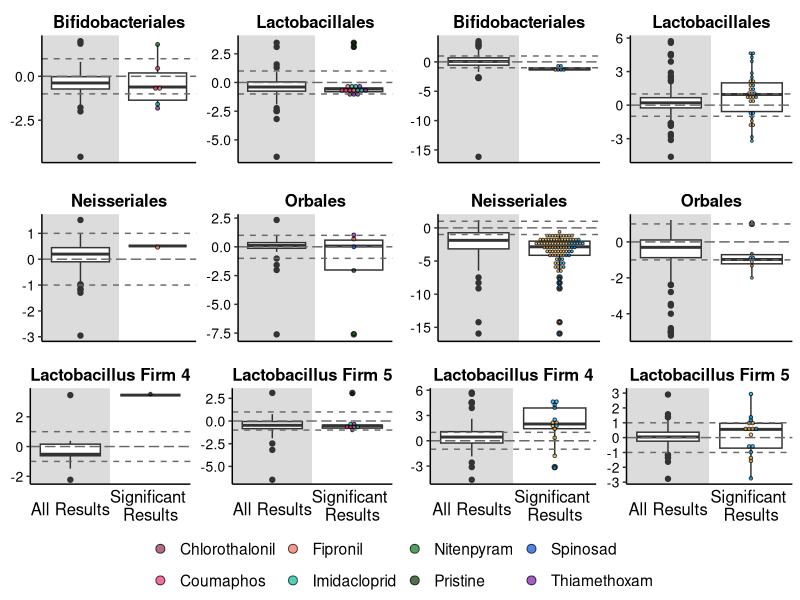
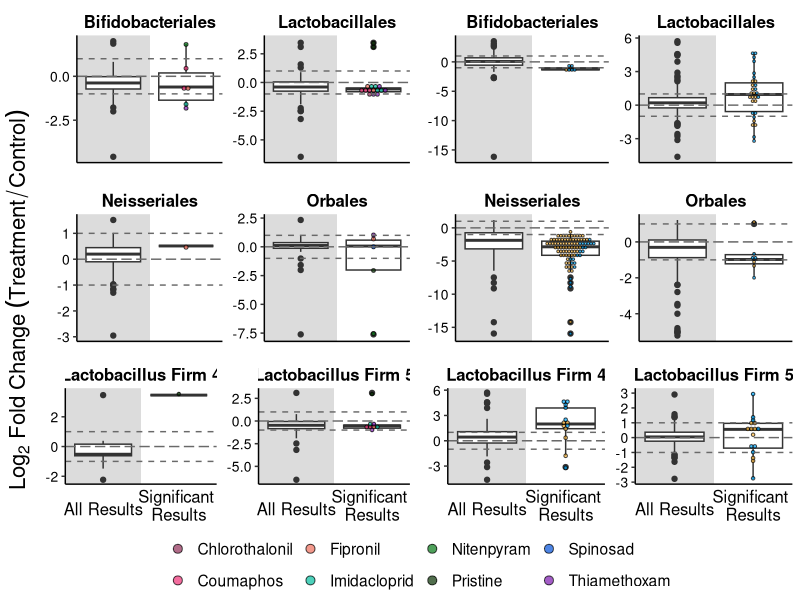
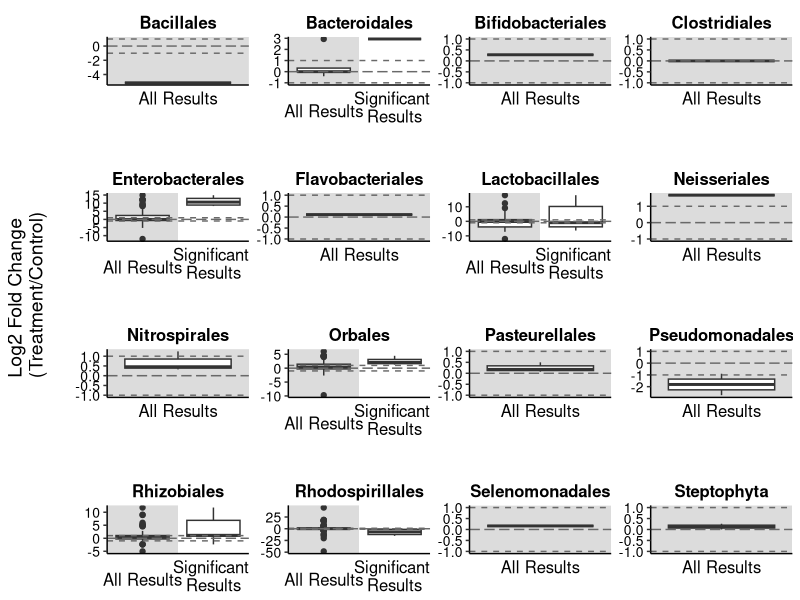

Write R code to recreate these figures, in order.
## ---- chunk 1
library(tidyverse)
library(ggpubr)
## ---- chunk 2
effectsize_final <- read.csv("data/effectsizes.csv", stringsAsFactors = TRUE, na.strings=c(""))

effectsize_final$All.Logs<-as.numeric(as.character(effectsize_final$All.Logs))

str(effectsize_final)
## ---- chunk 3
effectsize_final_ng <- 
  effectsize_final %>% 
  dplyr::filter(!(Pesticide == "Glyphosate" | Pesticide == "Roundup")) %>% 
  dplyr::filter(Core == "Y") %>% 
  dplyr::filter(!is.na(All.Logs)) %>%  #get rid of NAs
      dplyr::filter(All.Logs>-50 & All.Logs<50) ##get rid of extreme outliers
## ---- chunk 4
effectsize_orders_sig_ng <-
  effectsize_final_ng %>% 
  dplyr::filter(Sig == "Yes") %>% 
  dplyr::filter(Order == "Lactobacillales" | Order == "Orbales" | Order == "Bifidobacteriales" | Order == "Neisseriales") 
## ---- chunk 5
fig_effectsizeorders_ng <- effectsize_final_ng %>% 
      dplyr::filter(Order == "Lactobacillales" | Order == "Orbales" | Order == "Bifidobacteriales" | Order == "Neisseriales") %>% 
  ggplot(aes(x=Sig, y = All.Logs)) +
  geom_rect(xmin = 0, xmax = 1.5, ymin = -Inf, ymax = Inf, fill = "#DCDCDC")+
  geom_boxplot(position=position_dodge(width = 2)) +
  geom_dotplot(data = effectsize_orders_sig_ng, stackgroups = TRUE, method = "histodot",
               binaxis = 'y', stackdir = 'center', dotsize = 1, 
               position = position_dodge(width = 0), 
               aes(fill= Pesticide),  alpha=0.7)+
  scale_fill_manual(name = "Pesticide",values=c("Chlorothalonil" = "#8F2D56",    
                                                "Coumaphos" = "#EE2F75",
                                                "Fipronil" = "#ED6D5A",
                                                "Glyphosate" = "#FFBC42",
                                                "Imidacloprid" = "#00BD9D",
                                                "Nitenpyram" = "#047815",
                                                "Pristine" = "#063000",
                                                "Roundup" = "#00A9FE",
                                                "Spinosad" = "#0050D9",
                                                "Thiamethoxam" = "#7C18AF"))+
   geom_hline(aes(yintercept = 0), colour = "#696969", linetype = "longdash")+
  geom_hline(aes(yintercept = 1), colour = "#696969", linetype = "dashed")+
  geom_hline(aes(yintercept = -1), colour = "#696969", linetype = "dashed")+
  theme_classic() +
  theme(
    axis.title.x=element_blank(),
    axis.text.x=element_blank(),
    axis.ticks.x=element_blank(),
    legend.title = element_blank(),
    strip.placement = "outside", 
    strip.text.x = element_text( #text in facet labels
      size = 12, color = "black", face = "bold"),
    strip.background = element_rect(#background of facet labels
      color="white", fill="#ffffff", size=1.5),
    panel.spacing.y = unit(1, "lines"),
    legend.position = "right",
    axis.title.y = element_blank())+
  theme(text = element_text(size = 14), axis.text.y = element_text(color="black", size = 10))+
  scale_y_continuous(name ="Log2-Fold Change \n(Treatment/Control)")+
  scale_x_discrete(expand = c(0.5, 0))+
  facet_wrap(~ Order, scales = 'free', ncol = 2, strip.position = "top")
## ---- chunk 6
effectsize_lacto_sig_ng <- 
  effectsize_final_ng %>% 
  dplyr::filter(Sig == "Yes") %>% 
  dplyr::filter(Species == "Lactobacillus Firm 4" | Species == "Lactobacillus Firm 5") 

fig_effectsizelactos_ng <- 
  effectsize_final_ng %>% 
  dplyr::filter(Species == "Lactobacillus Firm 4" | Species == "Lactobacillus Firm 5") %>%
  ggplot(aes(x=Sig, y = All.Logs)) +
  geom_rect(xmin = 0, xmax = 1.5, ymin = -Inf, ymax = Inf, fill = "#DCDCDC")+
  geom_boxplot(position=position_dodge(width = 2)) + 
  geom_dotplot(data = effectsize_lacto_sig_ng, stackgroups = TRUE, method = "histodot",
               binaxis = 'y', stackdir = 'center', dotsize = 1.2, 
               position = position_dodge(width = 0), 
               aes(fill= Pesticide),  alpha=0.7)+
  scale_fill_manual(name = "Pesticide",values=c("Chlorothalonil" = "#8F2D56",    
                                                "Coumaphos" = "#EE2F75",
                                                "Fipronil" = "#ED6D5A",
                                                "Glyphosate" = "#FFBC42",
                                                "Imidacloprid" = "#00BD9D",
                                                "Nitenpyram" = "#047815",
                                                "Pristine" = "#063000",
                                                "Roundup" = "#00A9FE",
                                                "Spinosad" = "#0050D9",
                                                "Thiamethoxam" = "#7C18AF"))+
   geom_hline(aes(yintercept = 0), colour = "#696969", linetype = "longdash")+
  geom_hline(aes(yintercept = 1), colour = "#696969", linetype = "dashed")+
  geom_hline(aes(yintercept = -1), colour = "#696969", linetype = "dashed")+
  theme_classic() +
  theme(axis.title.x=element_blank(),
        axis.text.x=element_blank(),
        axis.ticks.x=element_blank(),
        legend.title = element_blank(),
        strip.placement = "outside", 
        strip.text.x = element_text( #text in facet labels
          size = 12, color = "black", face = "bold"),
        strip.background = element_rect(#background of facet labels
          color="white", fill="#ffffff", size=1.5),
        panel.spacing.y = unit(1, "lines"),
        legend.position = "right",
        axis.title.y = element_blank())+
  theme(text = element_text(size = 14), axis.text.x = element_text(vjust=0.3, size = 12, color="black"), axis.text.y = element_text(color="black", size = 10))+
  scale_y_continuous(name ="Log2-Fold Change \n(Treatment/Control)")+
  scale_x_discrete(labels=c("All" = "All Results", "Yes" = "Significant \nResults"), expand = c(0.5, 0))+
  facet_wrap(~ Species, scales = 'free', ncol = 2, strip.position = "top")
## ---- chunk 7
effectsize_final_g <- 
  effectsize_final %>% 
  dplyr::filter(Pesticide == "Glyphosate" | Pesticide == "Roundup") %>% 
  dplyr::filter(Core == "Y") %>% 
  dplyr::filter(!is.na(All.Logs)) %>%  #get rid of NAs
      dplyr::filter(All.Logs>-50 & All.Logs<50) ##get rid of extreme outliers
## ---- chunk 8
effectsize_orders_sig_g <-
  effectsize_final_g %>% 
  dplyr::filter(Sig == "Yes") %>% 
  dplyr::filter(Order == "Lactobacillales" | Order == "Orbales" | Order == "Bifidobacteriales" | Order == "Neisseriales")
## ---- chunk 9
fig_effectsizeorders_g <- 
  effectsize_final_g %>% 
    dplyr::filter(Order == "Lactobacillales" | Order == "Orbales" | Order == "Bifidobacteriales" | Order == "Neisseriales") %>% 
  ggplot(aes(x=Sig, y = All.Logs)) +
  geom_rect(xmin = 0, xmax = 1.5, ymin = -Inf, ymax = Inf, fill = "#DCDCDC")+
  geom_boxplot(position=position_dodge(width = 2)) +
  geom_dotplot(data = effectsize_orders_sig_g, stackgroups = TRUE, method = "histodot",
               binaxis = 'y', stackdir = 'center', dotsize = 0.7, 
               position = position_dodge(width = 0), 
               aes(fill= Pesticide),  alpha=0.7)+
   scale_fill_manual(name = "Pesticide",values=c("Chlorothalonil" = "#8F2D56",    
                                                "Coumaphos" = "#EE2F75",
                                                "Fipronil" = "#ED6D5A",
                                                "Glyphosate" = "#FFBC42",
                                                "Imidacloprid" = "#00BD9D",
                                                "Nitenpyram" = "#047815",
                                                "Pristine" = "#063000",
                                                "Roundup" = "#00A9FE",
                                                "Spinosad" = "#0050D9",
                                                "Thiamethoxam" = "#7C18AF"))+
   geom_hline(aes(yintercept = 0), colour = "#696969", linetype = "longdash")+
  geom_hline(aes(yintercept = 1), colour = "#696969", linetype = "dashed")+
  geom_hline(aes(yintercept = -1), colour = "#696969", linetype = "dashed")+
  theme_classic() +
   theme(
    axis.title.x=element_blank(),
    axis.text.x=element_blank(),
    axis.ticks.x=element_blank(),
    legend.title = element_blank(),
    strip.placement = "outside", 
    strip.text.x = element_text( #text in facet labels
      size = 12, color = "black", face = "bold"),
    strip.background = element_rect(#background of facet labels
      color="white", fill="#ffffff", size=1.5),
    panel.spacing.y = unit(1, "lines"),
    legend.position = "right",
    axis.title.y = element_blank())+
  theme(text = element_text(size = 14), axis.text.y = element_text(color="black", size = 10))+
  scale_y_continuous(name ="Log2-Fold Change \n(Treatment/Control)")+
  scale_x_discrete(expand = c(0.5, 0))+
  facet_wrap(~ Order, scales = 'free', ncol = 2, strip.position = "top")
## ---- chunk 10
effectsize_lacto_sig_g <- 
  effectsize_final_g %>% 
  dplyr::filter(Sig == "Yes") %>% 
  dplyr::filter(Species == "Lactobacillus Firm 4" | Species == "Lactobacillus Firm 5")

fig_effectsizelactos_g <- 
  effectsize_final_g %>% 
  dplyr::filter(Species == "Lactobacillus Firm 4" | Species == "Lactobacillus Firm 5") %>%
  ggplot(aes(x=Sig, y = All.Logs)) +
  geom_rect(xmin = 0, xmax = 1.5, ymin = -Inf, ymax = Inf, fill = "#DCDCDC")+
  geom_boxplot(position=position_dodge(width = 2)) + 
  geom_dotplot(data = effectsize_lacto_sig_g, stackgroups = TRUE, method = "histodot",
               binaxis = 'y', stackdir = 'center', dotsize = 1.2, 
               position = position_dodge(width = 0), 
               aes(fill= Pesticide),  alpha=0.7)+
  scale_fill_manual(name = "Pesticide",values=c("Chlorothalonil" = "#8F2D56",    
                                                "Coumaphos" = "#EE2F75",
                                                "Fipronil" = "#ED6D5A",
                                                "Glyphosate" = "#FFBC42",
                                                "Imidacloprid" = "#00BD9D",
                                                "Nitenpyram" = "#047815",
                                                "Pristine" = "#063000",
                                                "Roundup" = "#00A9FE",
                                                "Spinosad" = "#0050D9",
                                                "Thiamethoxam" = "#7C18AF"))+
  geom_hline(aes(yintercept = 0), colour = "#696969", linetype = "longdash")+
  geom_hline(aes(yintercept = 1), colour = "#696969", linetype = "dashed")+
  geom_hline(aes(yintercept = -1), colour = "#696969", linetype = "dashed")+
  theme_classic() +
  theme(axis.title.x=element_blank(),
        axis.text.x=element_blank(),
        axis.ticks.x=element_blank(),
        legend.title = element_blank(),
        strip.placement = "outside", 
        strip.text.x = element_text( #text in facet labels
          size = 12, color = "black", face = "bold"),
        strip.background = element_rect(#background of facet labels
          color="white", fill="#ffffff", size=1.5),
        panel.spacing.y = unit(2, "lines"),
        legend.position = "right",
        axis.title.y = element_blank())+
  theme(text = element_text(size = 14), axis.text.x = element_text(vjust=0.3, size = 12, color="black"), axis.text.y = element_text(color="black", size = 10))+
  scale_y_continuous(name ="Log2-Fold Change \n(Treatment/Control)")+
  scale_x_discrete(labels=c("All" = "All Results", "Yes" = "Significant \nResults"), expand = c(0.5, 0))+
  facet_wrap(~ Species, scales = 'free', ncol = 2, strip.position = "top")

## ---- chunk 11
effectsizesfig_fourpanel <-
  ggarrange(fig_effectsizeorders_ng, 
            fig_effectsizeorders_g, 
            fig_effectsizelactos_ng,
            fig_effectsizelactos_g,
            heights = c(2, 1),nrow=2, ncol = 2, common.legend = TRUE, legend = "bottom"
           )

effectsizesfig_fourpanel
## ---- chunk 12
annotate_figure(effectsizesfig_fourpanel,
                left = ggpubr::text_grob(expression(""*Log[2]~Fold~Change ~(Treatment/Control)*""), 
                  size = 16, color = "black", rot = 90))

## ---- chunk 13
effectsize_final %>% 
  dplyr::filter(!is.na(All.Logs)) %>%  #get rid of NAs
  dplyr::filter(Core == "N") %>% 
  dplyr::filter(!is.na(Order)) %>% 
  dplyr::filter(All.Logs>-50 & All.Logs<50) %>%
  
  ggplot(aes(x=Sig, y = All.Logs)) +
 
  geom_rect(xmin = 0, xmax = 1.5, ymin = -Inf, ymax = Inf, fill = "#DCDCDC")+
   geom_boxplot(position=position_dodge(width = 2)) + 
  
  geom_hline(aes(yintercept = 0), colour = "#696969", linetype = "longdash")+
  geom_hline(aes(yintercept = 1), colour = "#696969", linetype = "dashed")+
  geom_hline(aes(yintercept = -1), colour = "#696969", linetype = "dashed")+
  theme_classic() +
  theme(
    axis.title.x=element_blank(),
    axis.text.x=element_blank(),
    axis.ticks.x=element_blank(),
    strip.placement = "outside", 
    strip.text.x = element_text( #text in facet labels
      size = 12, color = "black", face = "bold"),
    strip.background = element_rect(#background of facet labels
      color="white", fill="#ffffff", size=1.5),
    panel.spacing.y = unit(2, "lines"),
    legend.position = "bottom",
    axis.title.y = element_text(margin = margin(t = 0, r = 20, b = 0, l = 0))
    )+
  theme(
    text = element_text(size = 14), 
    axis.text.x = element_text(vjust=0.3, size = 12, color="black"),
    axis.text.y = element_text(color="black", size = 10))+
  scale_y_continuous(name ="Log2 Fold Change \n(Treatment/Control)")+
  scale_x_discrete(labels=c("All" = "All Results", "Yes" = "Significant \nResults"), 
    expand = c(0.5, 0))+
  facet_wrap(~ Order, scales = 'free', ncol = 4, strip.position = "top"
      )
